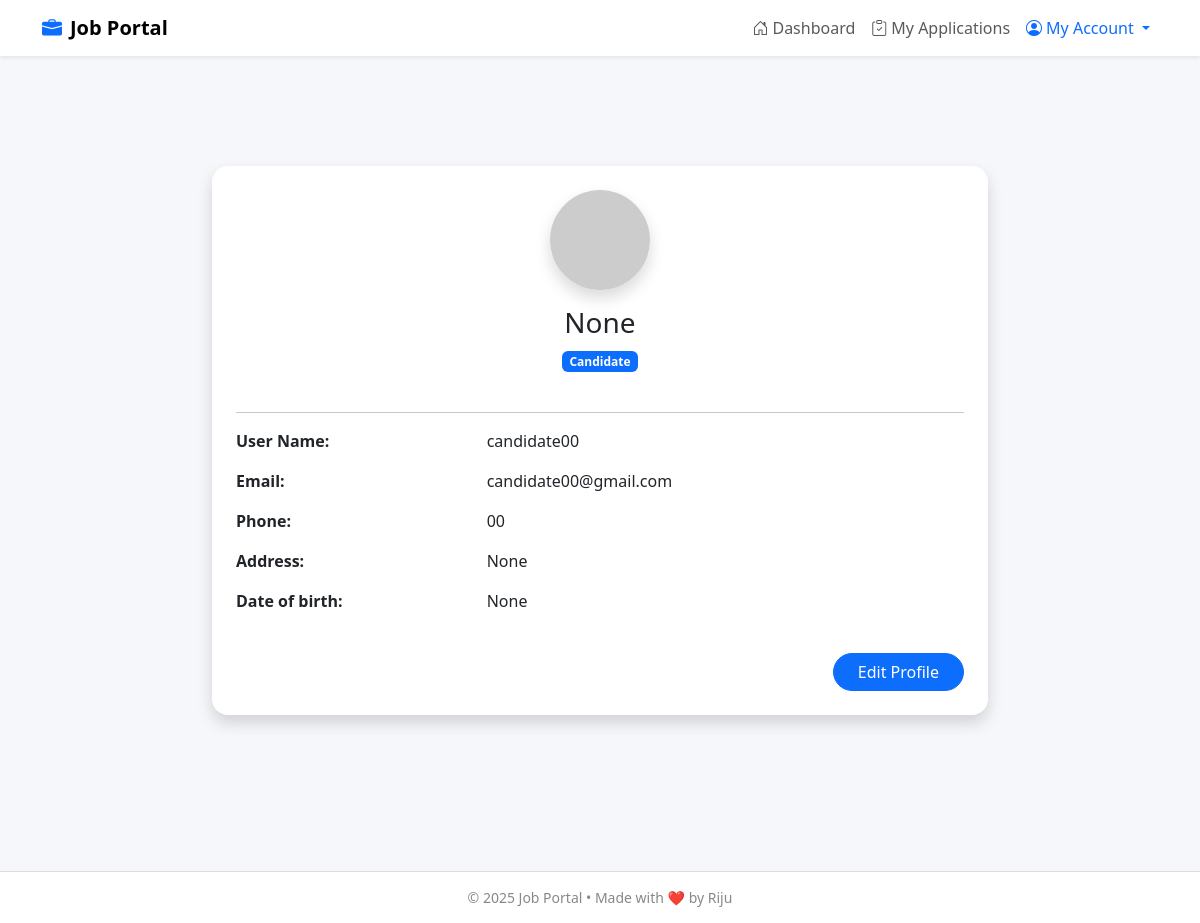
/profile/ (signed in), run on an earlier commit of the app's database.
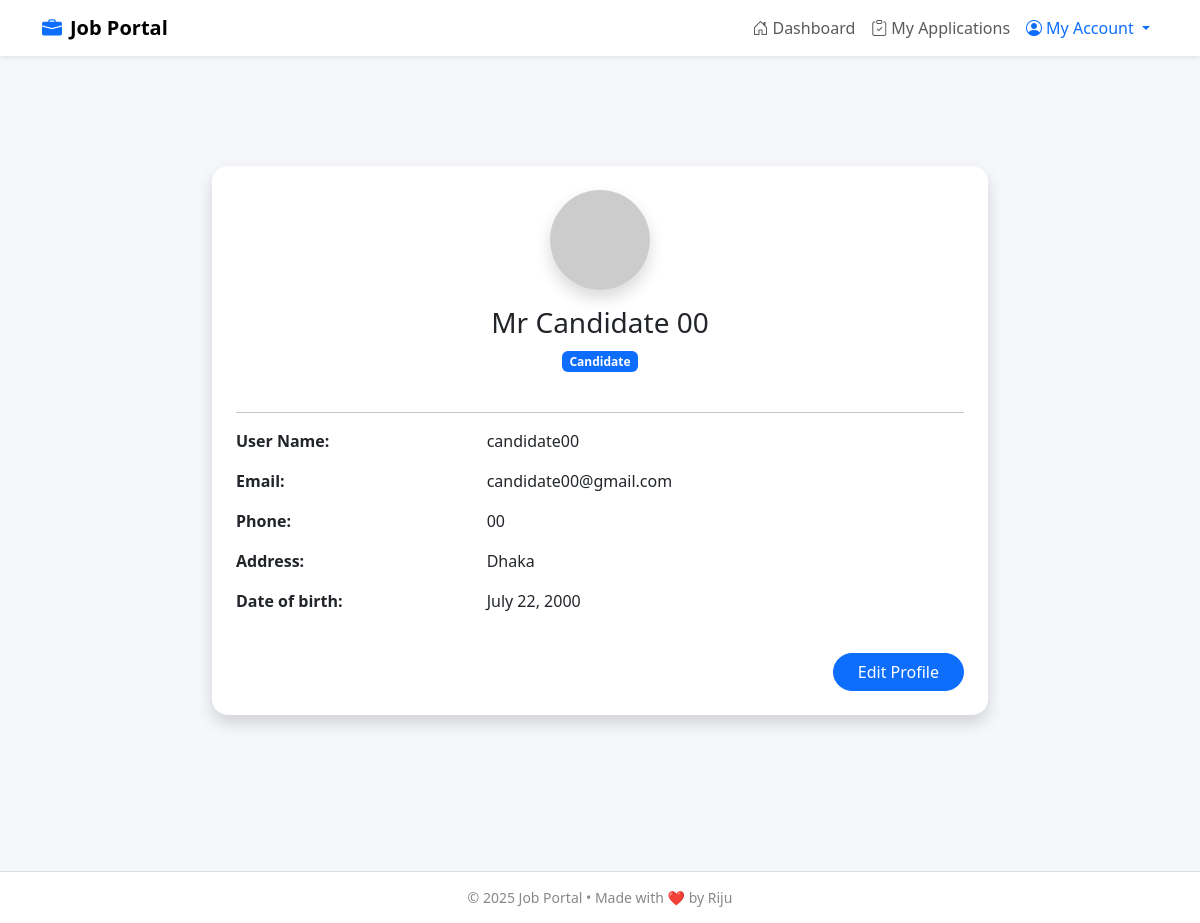
And on a later commit of the database.
### users_auth_app/models.py (models this page shows, shortened)
class CustomUserModel(AbstractUser):
    phone = models.CharField(max_length=15, null=True)
    user_types = models.CharField(choices=[
        ('Admin', 'Admin'),
        ('Employer', 'Employer'),
        ('Candidate', 'Candidate'),
    ],max_length=10,null=True)

### candidate_app/models.py (models this page shows, shortened)
class CandidateProfileModel(models.Model):
    candidate_user = models.OneToOneField(CustomUserModel,on_delete=models.CASCADE,related_name='candidate_profile',null=True)
    full_name = models.CharField(max_length=255,null=True)
    phone = models.CharField(max_length=20,null=True)
    email = models.EmailField(null=True)
    address = models.TextField(blank=True,null=True)
    date_of_birth = models.DateField(blank=True,null=True)

### users_auth_app/views.py (the view)
# urls.py: path('profile/',profilePage, name='profilePage'),
def profilePage(request):
    return render(request, 'profile.html')

### users_auth_app/templates/profile.html (shortened to what this page needs)
{% extends 'master/master.html' %}
{% block body %}
{% if request.user.user_types == 'Employer' %}
<div class="container my-5" style="max-width: 800px;">
  <div class="card shadow rounded-4 border-0 p-4">
    <div class="text-center mb-4">
      {% comment %} <img src="https://ui-avatars.com/api/?name={{ request.user.username }}&background=random"
           alt="Avatar" class="rounded-circle shadow" width="100" height="100"> {% endcomment %}
      <img src="{{ user.employer_profile.company_logo.url }}"
           alt="Avatar" class="rounded-circle shadow" width="100" height="100">
      <h3 class="mt-3">{{ request.user.username }}</h3>
      <span class="badge bg-primary">
        {{ request.user.user_types }}
      </span>
    </div>
    <hr>
    <div class="row mb-3">
      <div class="col-md-4 fw-bold">Company Name:</div>
      <div class="col-md-8">{{ request.user.employer_profile.company_name }}</div>
    </div>
    <div class="row mb-3">
      <div class="col-md-4 fw-bold">Email:</div>
      <div class="col-md-8">{{ request.user.email }}</div>
    </div>
    <div class="row mb-3">
      <div class="col-md-4 fw-bold">Phone:</div>
      <div class="col-md-8">{{ request.user.phone }}</div>
    </div>
    <div class="row mb-3">
      <div class="col-md-4 fw-bold">About Company:</div>
      <div class="col-md-8">
        <div class="col-md-8"> {{ request.user.employer_profile.about_company }}</div>
      </div>
    </div>
    <div class="row mb-3">
      <div class="col-md-4 fw-bold">Company Location:</div>
      <div class="col-md-8">
        <div class="col-md-8"> {{ request.user.employer_profile.location }}</div>
      </div>
    </div>
    <div class="text-end mt-4">
      <a href="{% url 'profileUpdatePage' request.user.id %}" class="btn btn-primary px-4 rounded-pill">Edit Profile</a>
    </div>
  </div>
</div>
{% elif request.user.user_types == 'Candidate' %}
<div class="container my-5" style="max-width: 800px;">
  <div class="card shadow rounded-4 border-0 p-4">
    <div class="text-center mb-4">
      <img src="https://ui-avatars.com/api/?name={{ request.user.username }}&background=random"
           alt="Avatar" class="rounded-circle shadow" width="100" height="100">
      <h3 class="mt-3">{{ request.user.candidate_profile.full_name }}</h3>
      <span class="badge bg-primary">
        {{ request.user.user_types }}
      </span>
    </div>
    <hr>
    <div class="row mb-3">
      <div class="col-md-4 fw-bold">User Name:</div>
      <div class="col-md-8">{{ request.user.username }}</div>
    </div>
    <div class="row mb-3">
      <div class="col-md-4 fw-bold">Email:</div>
      <div class="col-md-8">{{ request.user.email }}</div>
    </div>
    <div class="row mb-3">
      <div class="col-md-4 fw-bold">Phone:</div>
      <div class="col-md-8">{{ request.user.phone }}</div>
    </div>
    <div class="row mb-3">
      <div class="col-md-4 fw-bold">Address:</div>
      <div class="col-md-8">
        <div class="col-md-8"> {{ request.user.candidate_profile.address }}</div>
      </div>
    </div>
    <div class="row mb-3">
      <div class="col-md-4 fw-bold">Date of birth:</div>
      <div class="col-md-8">
        <div class="col-md-8"> {{ request.user.candidate_profile.date_of_birth }}</div>
      </div>
    </div>
    <div class="text-end mt-4">
      <a href="{% url 'profileUpdatePage' request.user.id %}" class="btn btn-primary px-4 rounded-pill">Edit Profile</a>
    </div>
  </div>
</div>
{% endif %}
{% endblock %}

What changed in the data, as far as the page shows it:
changed CustomUserModel "candidate00": user.candidate_profile.full_name "None" → "Mr Candidate 00"; user.candidate_profile.address "None" → "Dhaka"; user.candidate_profile.date_of_birth "None" → "July 22, 2000"
